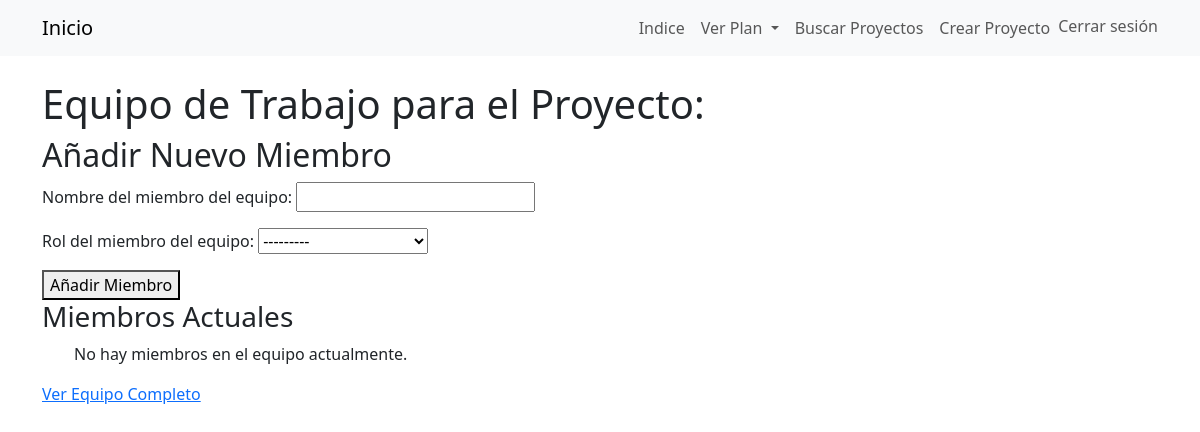
The page /project-plan/13/define-team/ (signed in) on the database as committed earlier.
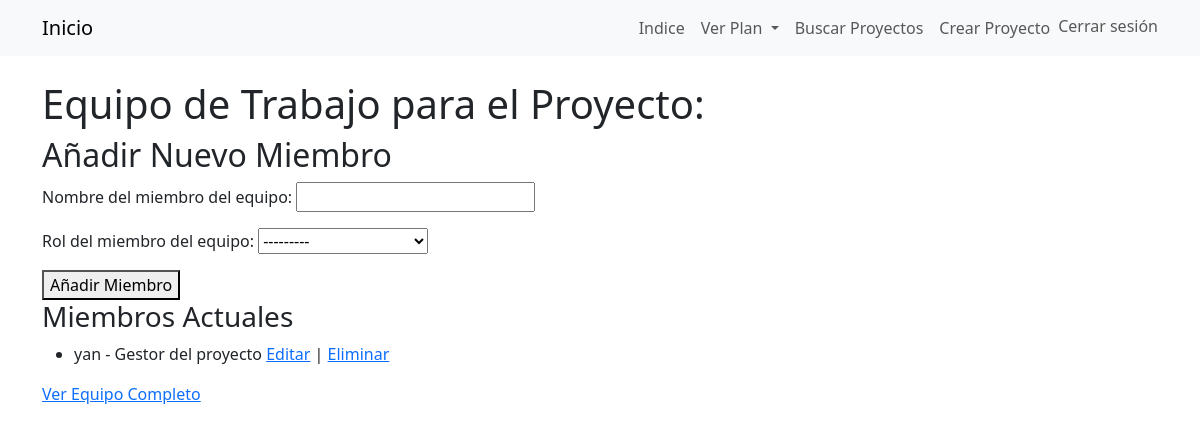
The same page on the database as committed later.
### creadorAPP/models.py (models this page shows, shortened)
class WorkTeamMember(models.Model):
    ROLE_CHOICES = [
         ('Gestor del proyecto', 'Gestor del proyecto'),
        ('Desarrollador', 'Desarrollador'),
        ('Analista', 'Analista'),
        ('QA Tester', 'QA Tester'),
        ('Otro', 'Otro'),
    ]
    project = models.ForeignKey(ProjectPlan, on_delete=models.CASCADE, related_name = 'team_members')
    name = models.CharField(max_length=200, verbose_name="Nombre del miembro del equipo")
    role = models.CharField(max_length=75, choices=ROLE_CHOICES, verbose_name="Rol del miembro del equipo")

### creadorAPP/views.py (the view)
# urls.py: path('project-plan/<int:project_id>/define-team/', views.define_work_team, name='define_work_team'),
@login_required
def define_work_team(request, project_id):
    project = get_object_or_404(ProjectPlan, id=project_id)
    team_members = project.team_members.all()
    if request.method == 'POST':
        form = WorkTeamMemberForm(request.POST)
        if form.is_valid():
            team_member = form.save(commit=False)
            team_member.project = project
            team_member.save()
            messages.success(request, "El miembro del equipo ha sido añadido exitosamente.")
            return redirect('view_work_team', project_id=project.id)
        else:
            messages.error(request, "Error al añadir el miembro del equipo. Por favor, corrige los errores.")
    else:
        form = WorkTeamMemberForm()
    return render(request, 'work_team/define_work_team.html', {'form': form, 'project': project, 'team_members': team_members, 'project_id': project_id})

### creadorAPP/forms.py
class WorkTeamMemberForm(forms.ModelForm):
    class Meta:
        model = WorkTeamMember
        fields = ['name', 'role']
        labels = {
            'name': 'Nombre del miembro del equipo',
            'role': 'Rol del miembro del equipo',
        }

### creadorAPP/templates/work_team/define_work_team.html (shortened to what this page needs)
{% extends 'base.html' %}
{% block content %}
<body>
    <h1>Equipo de Trabajo para el Proyecto: {{ project_plan.title }}</h1>
    <h2>Añadir Nuevo Miembro</h2>
    <form method="post">
        {{ form.as_p }}
        <button type="submit">Añadir Miembro</button>
    </form>
    <h3>Miembros Actuales</h3>
    <ul>
        {% for member in team_members %}
            <li>
                {{ member.name }} - {{ member.get_role_display }}
                <a href="{% url 'edit_work_team_member' project_id=project.id member_id=member.id %}">Editar</a> |
                <a href="{% url 'delete_work_team_member' project_id=project.id member_id=member.id %}">Eliminar</a>
            </li>
        {% empty %}
            <p>No hay miembros en el equipo actualmente.</p>
        {% endfor %}
    </ul>
    <a href="{% url 'view_work_team' project_id=project.id %}">Ver Equipo Completo</a>
</body>
{% endblock %}

Rows that differ between the two databases and show on the page:
added WorkTeamMember: name "yan", role "Gestor del proyecto"
Other text that changed with them:
text no longer shown: "No hay miembros en el equipo actualmente."
